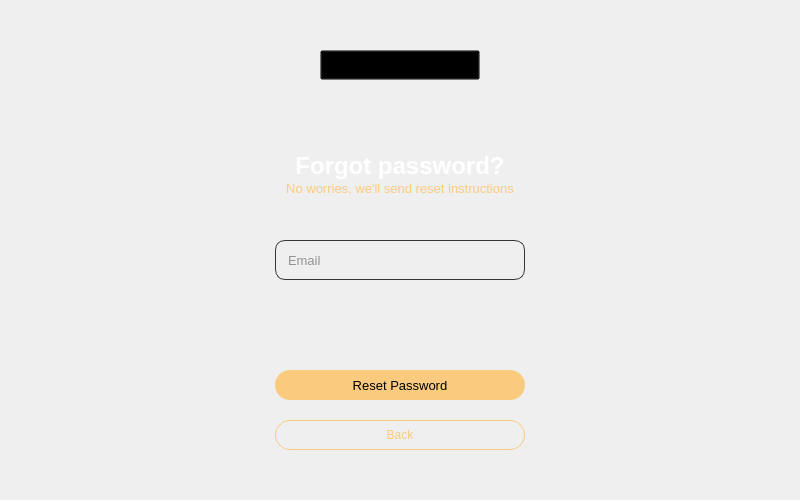
<?xml version="1.0" encoding="UTF-8"?>
<ui version="4.0">
 <class>ForgetView</class>
 <widget class="QWidget" name="ForgetView">
  <property name="geometry">
   <rect>
    <x>0</x>
    <y>0</y>
    <width>800</width>
    <height>500</height>
   </rect>
  </property>
  <property name="minimumSize">
   <size>
    <width>800</width>
    <height>500</height>
   </size>
  </property>
  <property name="maximumSize">
   <size>
    <width>800</width>
    <height>500</height>
   </size>
  </property>
  <property name="palette">
   <palette>
    <active/>
    <inactive/>
    <disabled/>
   </palette>
  </property>
  <property name="windowTitle">
   <string>OctoVault VPN</string>
  </property>
  <widget class="QLabel" name="lblBackgroundImg">
   <property name="geometry">
    <rect>
     <x>0</x>
     <y>0</y>
     <width>800</width>
     <height>500</height>
    </rect>
   </property>
   <property name="minimumSize">
    <size>
     <width>800</width>
     <height>500</height>
    </size>
   </property>
   <property name="maximumSize">
    <size>
     <width>800</width>
     <height>500</height>
    </size>
   </property>
   <property name="text">
    <string/>
   </property>
   <property name="pixmap">
    <pixmap resource="../assets/assets.qrc">:/img/images/img_background.png</pixmap>
   </property>
   <property name="scaledContents">
    <bool>true</bool>
   </property>
  </widget>
  <widget class="QLabel" name="lblTitle">
   <property name="geometry">
    <rect>
     <x>250</x>
     <y>150</y>
     <width>300</width>
     <height>32</height>
    </rect>
   </property>
   <property name="font">
    <font>
     <pointsize>18</pointsize>
     <bold>true</bold>
    </font>
   </property>
   <property name="styleSheet">
    <string notr="true">QLabel{
color:#FFFFFF;
}</string>
   </property>
   <property name="text">
    <string>Forgot password?</string>
   </property>
   <property name="alignment">
    <set>Qt::AlignCenter</set>
   </property>
  </widget>
  <widget class="QLabel" name="lblSubTitle1">
   <property name="geometry">
    <rect>
     <x>275</x>
     <y>180</y>
     <width>250</width>
     <height>16</height>
    </rect>
   </property>
   <property name="font">
    <font>
     <pointsize>10</pointsize>
    </font>
   </property>
   <property name="styleSheet">
    <string notr="true">QLabel{
color:#FACA7F;
}</string>
   </property>
   <property name="text">
    <string>No worries, we'll send reset instructions</string>
   </property>
   <property name="alignment">
    <set>Qt::AlignCenter</set>
   </property>
  </widget>
  <widget class="QPushButton" name="btnSignIn">
   <property name="geometry">
    <rect>
     <x>275</x>
     <y>420</y>
     <width>250</width>
     <height>30</height>
    </rect>
   </property>
   <property name="font">
    <font>
     <pointsize>9</pointsize>
     <bold>false</bold>
     <underline>false</underline>
    </font>
   </property>
   <property name="styleSheet">
    <string notr="true">QPushButton{
background:transparent;
border: 1px solid #FACA7F;
border-radius: 15px;
color:#FACA7F;
}</string>
   </property>
   <property name="text">
    <string>Back</string>
   </property>
  </widget>
  <widget class="QWidget" name="emailHolder" native="true">
   <property name="geometry">
    <rect>
     <x>275</x>
     <y>240</y>
     <width>250</width>
     <height>40</height>
    </rect>
   </property>
   <property name="styleSheet">
    <string notr="true">QWidget{
background:transparent;
border: 1px solid #36353a;
border-radius: 10px;
padding-left: 10px;
}

QWidget:hover{
background:transparent;
border: 1px solid #FACA7F;
border-radius: 10px;
padding-left: 10px;
}</string>
   </property>
   <widget class="QLineEdit" name="editEmail">
    <property name="geometry">
     <rect>
      <x>10</x>
      <y>10</y>
      <width>200</width>
      <height>20</height>
     </rect>
    </property>
    <property name="font">
     <font>
      <pointsize>10</pointsize>
     </font>
    </property>
    <property name="styleSheet">
     <string notr="true">QLineEdit{
background:transparent;
padding-left:0px;
color: #36353a;
border-color: transparent;
}

QLineEdit:hover{
background:transparent;
padding-left:0px;
color: #FACA7F;
border-color: transparent;
}</string>
    </property>
    <property name="placeholderText">
     <string>Email</string>
    </property>
   </widget>
  </widget>
  <widget class="QPushButton" name="btnSubmit">
   <property name="geometry">
    <rect>
     <x>275</x>
     <y>370</y>
     <width>250</width>
     <height>30</height>
    </rect>
   </property>
   <property name="font">
    <font>
     <pointsize>10</pointsize>
     <bold>false</bold>
    </font>
   </property>
   <property name="styleSheet">
    <string notr="true">QPushButton{
background:#FACA7F;
border-radius: 15px;
color:#000000;
}</string>
   </property>
   <property name="text">
    <string>Reset Password</string>
   </property>
  </widget>
  <widget class="QLabel" name="lblSpinner">
   <property name="geometry">
    <rect>
     <x>385</x>
     <y>320</y>
     <width>30</width>
     <height>30</height>
    </rect>
   </property>
   <property name="text">
    <string/>
   </property>
   <property name="scaledContents">
    <bool>true</bool>
   </property>
  </widget>
  <widget class="QLabel" name="lblLogo">
   <property name="geometry">
    <rect>
     <x>385</x>
     <y>50</y>
     <width>30</width>
     <height>30</height>
    </rect>
   </property>
   <property name="text">
    <string/>
   </property>
   <property name="pixmap">
    <pixmap resource="../assets/assets.qrc">:/img/images/logo.png</pixmap>
   </property>
   <property name="scaledContents">
    <bool>true</bool>
   </property>
  </widget>
  <widget class="QLabel" name="lblLogoTwo">
   <property name="geometry">
    <rect>
     <x>335</x>
     <y>50</y>
     <width>130</width>
     <height>30</height>
    </rect>
   </property>
   <property name="text">
    <string/>
   </property>
   <property name="pixmap">
    <pixmap resource="../assets/assets.qrc">:/img/images/logo_text.png</pixmap>
   </property>
   <property name="scaledContents">
    <bool>true</bool>
   </property>
  </widget>
  <widget class="QPushButton" name="btnChangeLogo">
   <property name="geometry">
    <rect>
     <x>320</x>
     <y>50</y>
     <width>160</width>
     <height>30</height>
    </rect>
   </property>
   <property name="styleSheet">
    <string notr="true">QPushButton{
background:transparent;
}</string>
   </property>
   <property name="text">
    <string/>
   </property>
  </widget>
 </widget>
 <resources>
  <include location="../assets/assets.qrc"/>
 </resources>
 <connections/>
</ui>
